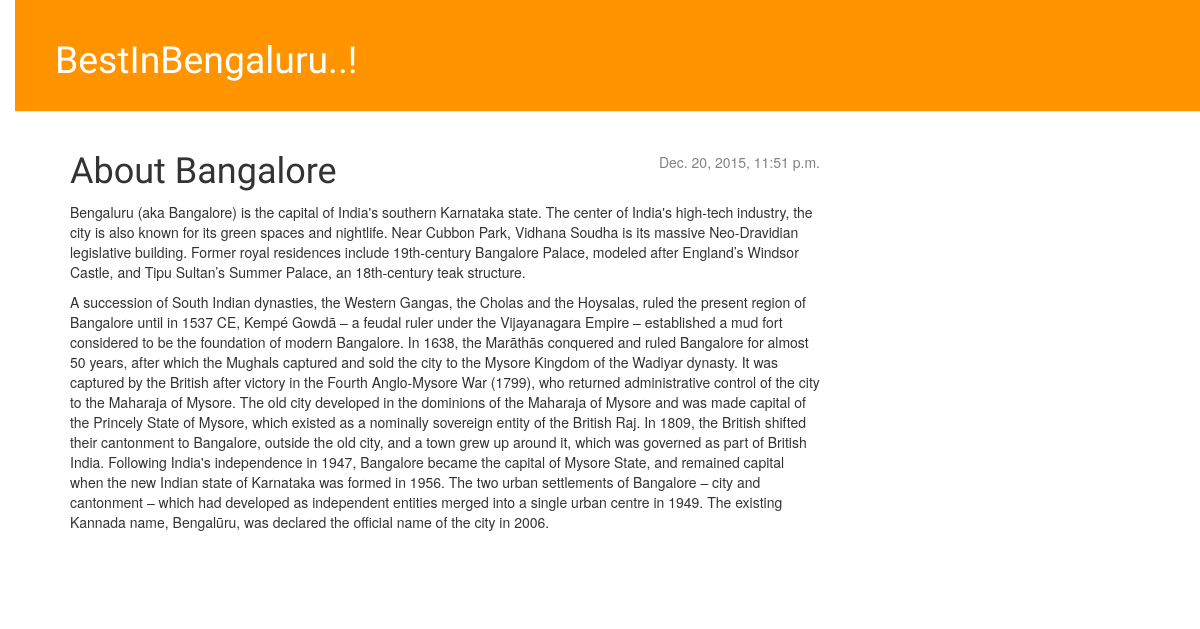
/post/1/, run on an earlier commit of the app's database.
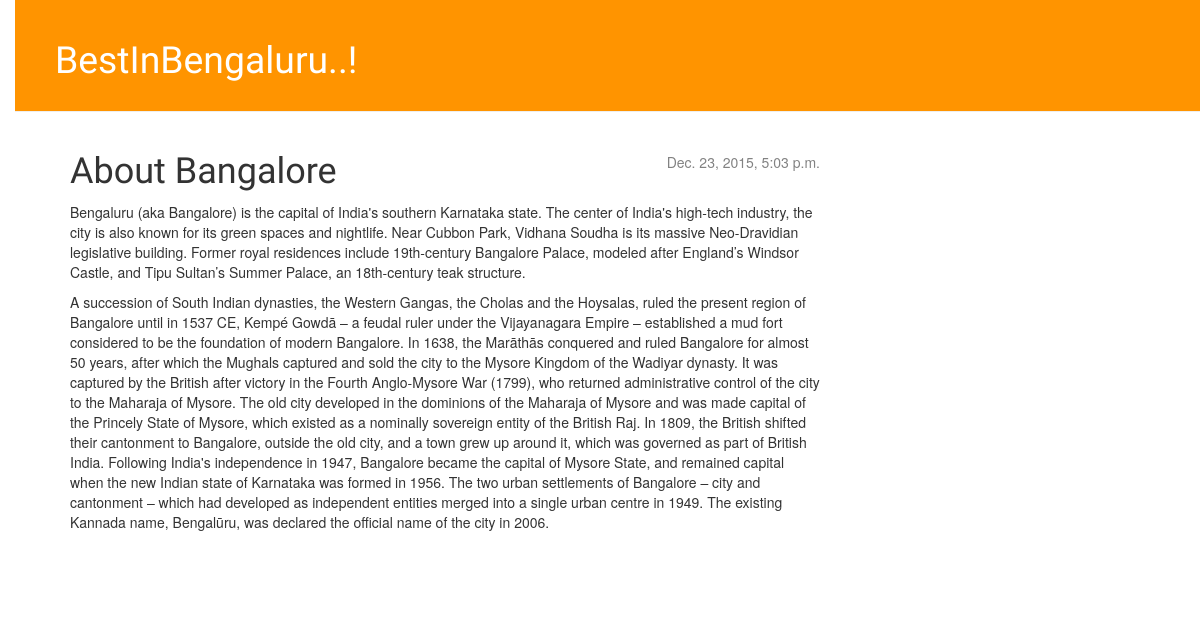
And on a later commit of the database.
### blog/models.py (models this page shows)
class Post(models.Model):
    author=models.ForeignKey('auth.user')#ForeignKey - link to another model
    title=models.CharField(max_length=200)#CharFiled for limited number of characters
    text=models.TextField()#TextFiled for long text without a limit
    created_date=models.DateTimeField(default=timezone.now)#this a date time filed
    published_date=models.DateTimeField(blank=True, null=True)

### blog/views.py (the view)
# urls.py: url(r'^post/(?P<pk>[0-9]+)/$',views.post_detail,name='post_detail'), #(?P<pk>[0-9]+) this matches any numbers not letters,
def post_detail(request,pk):#This time our view is given an extra parameter pk. Our view needs to catch it, right?(this name should be same as that we used in urls.py)
    post=get_object_or_404(Post,pk=pk)
    return render(request,'blog/post_detail.html',{'post':post})

### blog/templates/blog/post_detail.html (shortened to what this page needs)
{% extends 'blog/base.html'%}
{% block content %}
  <div class="post">
    {%  if post.published_date %}
      <div class="date">
        {{ post.published_date }}
      </div>
    {% endif %}
    <h1>{{ post.title }}</h1>
    <p>{{ post.text|linebreaks }}</p>
  </div>
{% endblock %}

What changed in the data, as far as the page shows it:
changed Post "About Bangalore": published_date "Dec. 20, 2015, 11:51 p.m." → "Dec. 23, 2015, 5:03 p.m."
